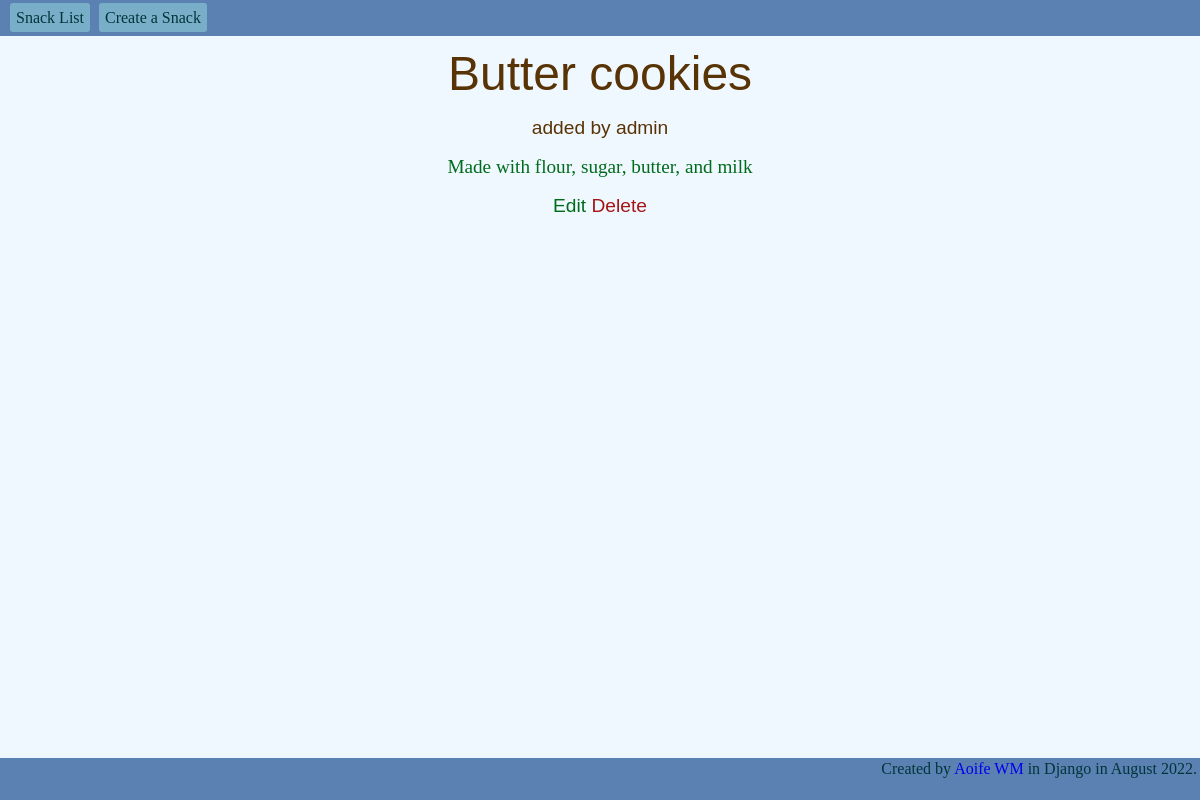
Page /9/ on the committed database.
### snacks/models.py (models this page shows, shortened)
class Snack(models.Model):
    name = models.CharField(max_length=64)
    description = models.TextField(default=" ")
    purchaser = models.ForeignKey(get_user_model(), on_delete=CASCADE)

### snacks/views.py (the view)
# urls.py: path('<int:pk>/', SnackDetailView.as_view(), name='snack_detail'),
class SnackDetailView(DetailView):
    template_name = 'snack-detail.html'
    model = Snack

### templates/snack-detail.html (shortened to what this page needs)
{% extends 'base.html' %}
{% block header %}
    <h1>{{ snack.name }}</h1>
    <h3>added by {{ snack.purchaser }}</h3>
{% endblock header %}
{% block body %}
    <p id="description-detail">{{ snack.description }}</p>
    <p id="links">
        <a id="update-link" href="{% url 'snack_update' snack.pk %}">Edit</a>
        <a id="delete-link" href="{% url 'snack_delete' snack.pk %}">Delete</a>
    </p>
{% endblock body %}

### static/base.css (style rules this page uses)
html, body { width: 100%; height: 100%; margin: 0; background-color: aliceblue; }
a { text-decoration: none; }
body p { margin-bottom: 20px; }
h1 { margin-top: 50px; margin-bottom: 20px; text-align: center; font-size: 3rem; font-family: "Arial Black", Arial, sans-serif; color: #583305; }
h3 { margin-bottom: 20px; text-align: center; font-size: 1.2rem; font-family: "Arial Black", Arial, sans-serif; color: #583305; }
#links { font-family: "Arial Black", Arial, sans-serif; font-size: 1.2rem; text-align: center; }
#update-link { color: #006b1b; }
#delete-link { color: #a41515; }
#description-detail { font-size: 1.2rem; color: #006b1b; text-align: center; }

### rows in the picture
Snack: name "Butter cookies", purchaser "admin", description "Made with flour, sugar, butter, and milk"
